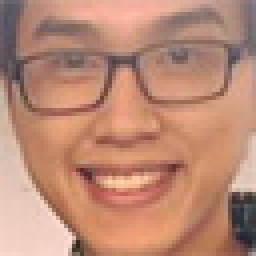
#> input picture 02_detectors_and_descriptors/03_facial_detection_and_recognition/assets/vu00.jpg, 64 x 64 px (shown 4 times larger); its folder holds 4 pictures in this run
$ python face_recognizer.py
#> lines starting #> are read from the running program, lines starting #| are printed output that depends on the picture
import cv2
import numpy as np
import glob
from sklearn.decomposition import PCA
from face_detector import FaceDetector

face_data = None
for file in glob.glob("./assets/vu*.jpg"):
    face = cv2.imread(file, 0)
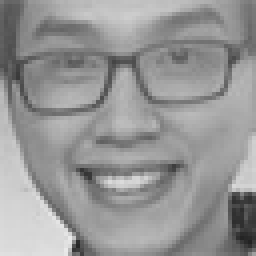
#> face: shape (64, 64) (shown 4 times larger); min 35, max 234, mean 150.8
    face_flipped = cv2.flip(face, 1)
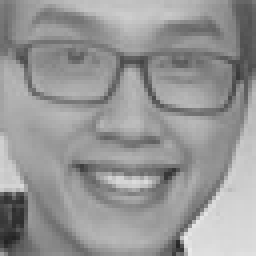
#> face_flipped: shape (64, 64) (shown 4 times larger); min 35, max 234, mean 150.8
    face = face.reshape((1, -1))
    face_flipped = face_flipped.reshape((1, -1))
    face_data = face if face_data is None else np.vstack([face_data, face])
    face_data = np.vstack([face_data, face_flipped])
#> pass 2 of the loop `for file in glob.glob("./assets/vu*.jpg"):`:
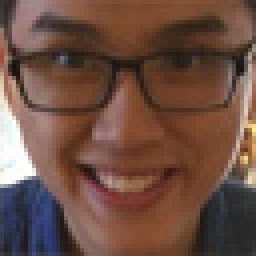
#> input picture 02_detectors_and_descriptors/03_facial_detection_and_recognition/assets/vu01.jpg, 64 x 64 px (shown 4 times larger)
#> `face = cv2.imread(file, 0)`:
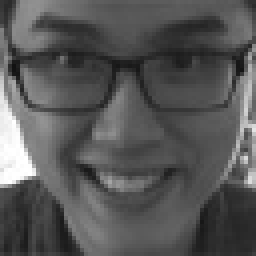
#> face: shape (64, 64) (shown 4 times larger); min 18, max 255, mean 86.8
#> `face_flipped = cv2.flip(face, 1)`:
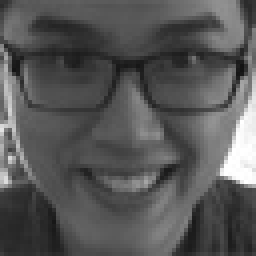
#> face_flipped: shape (64, 64) (shown 4 times larger); min 18, max 255, mean 86.8
#> pass 3 of the loop `for file in glob.glob("./assets/vu*.jpg"):`:
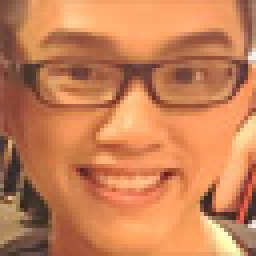
#> input picture 02_detectors_and_descriptors/03_facial_detection_and_recognition/assets/vu02.jpg, 64 x 64 px (shown 4 times larger)
#> `face = cv2.imread(file, 0)`:
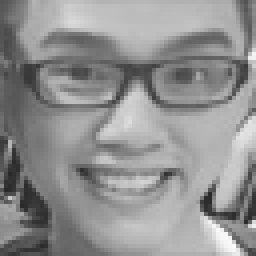
#> face: shape (64, 64) (shown 4 times larger); min 41, max 251, mean 145.1
#> `face_flipped = cv2.flip(face, 1)`:
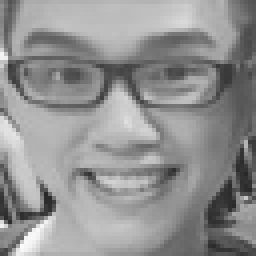
#> face_flipped: shape (64, 64) (shown 4 times larger); min 41, max 251, mean 145.1
#> the loop made 4 passes; the first 3 are shown

pca = PCA(svd_solver="randomized", n_components=150, whiten=True)
#> (the run stopped early here; a loop or call above may not have finished)
